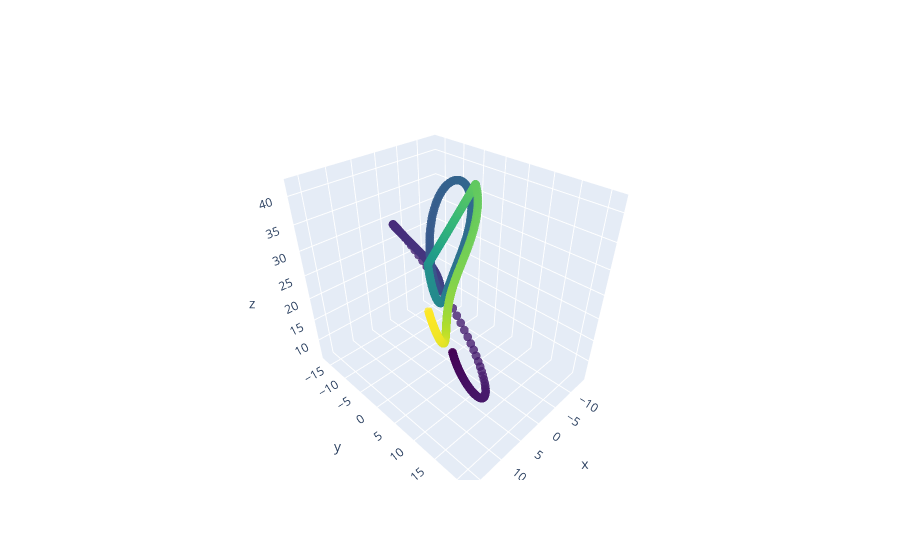

Notebook source saved alongside this figure:
### Code cell
import plotly.graph_objects as go
import numpy as np

points_before_break = 400
points_after_break = 600
last_pt = l63[:,points_before_break-1]
skip_length = 50
next_pt = l63[:,points_before_break+skip_length]
center_pt = [-10,-10,26]
number_connecting1 = 100
number_connecting2 = number_connecting1
connecting_sequence1 = np.linspace(last_pt,center_pt,num=number_connecting1)
connecting_sequence2 = np.linspace(center_pt, next_pt, num=number_connecting2)

data = np.concat([l63[:,0:points_before_break].T, connecting_sequence1, connecting_sequence2, l63[:,points_before_break+skip_length:skip_length+points_after_break].T]).T
total_points = data.shape[1]

fig = go.Figure(data=[go.Scatter3d( x=data[0,:],
                                    y=data[1,:],
                                    z=data[2,:],
                                   mode='markers',
                                   marker=dict(
                                    size=3,
                                    color=np.linspace(0,total_points,total_points),                # set color to an array/list of desired values
                                    colorscale='Viridis',   # choose a colorscale
                                    opacity=0.8)
)
    ])
fig.show()

### Figure 1 — Plotly figure (JSON) as saved in the notebook; plotly's stock layout.template omitted (floating-point values rounded to 4 significant figures; data arrays with more than 128 entries replaced by an {"elided": "..."} marker saying what was removed)
{"data": [{"marker": {"color": {"elided": "800 float values"}, "colorscale": [[0, "#440154"], [0.1111, "#482878"], [0.2222, "#3e4989"], [0.3333, "#31688e"], [0.4444, "#26828e"], [0.5556, "#1f9e89"], [0.6667, "#35b779"], [0.7778, "#6ece58"], [0.8889, "#b5de2b"], [1, "#fde725"]], "opacity": 0.8, "size": 3}, "mode": "markers", "type": "scatter3d", "x": {"elided": "800 float values"}, "y": {"elided": "800 float values"}, "z": {"elided": "800 float values"}}], "layout": {}}
